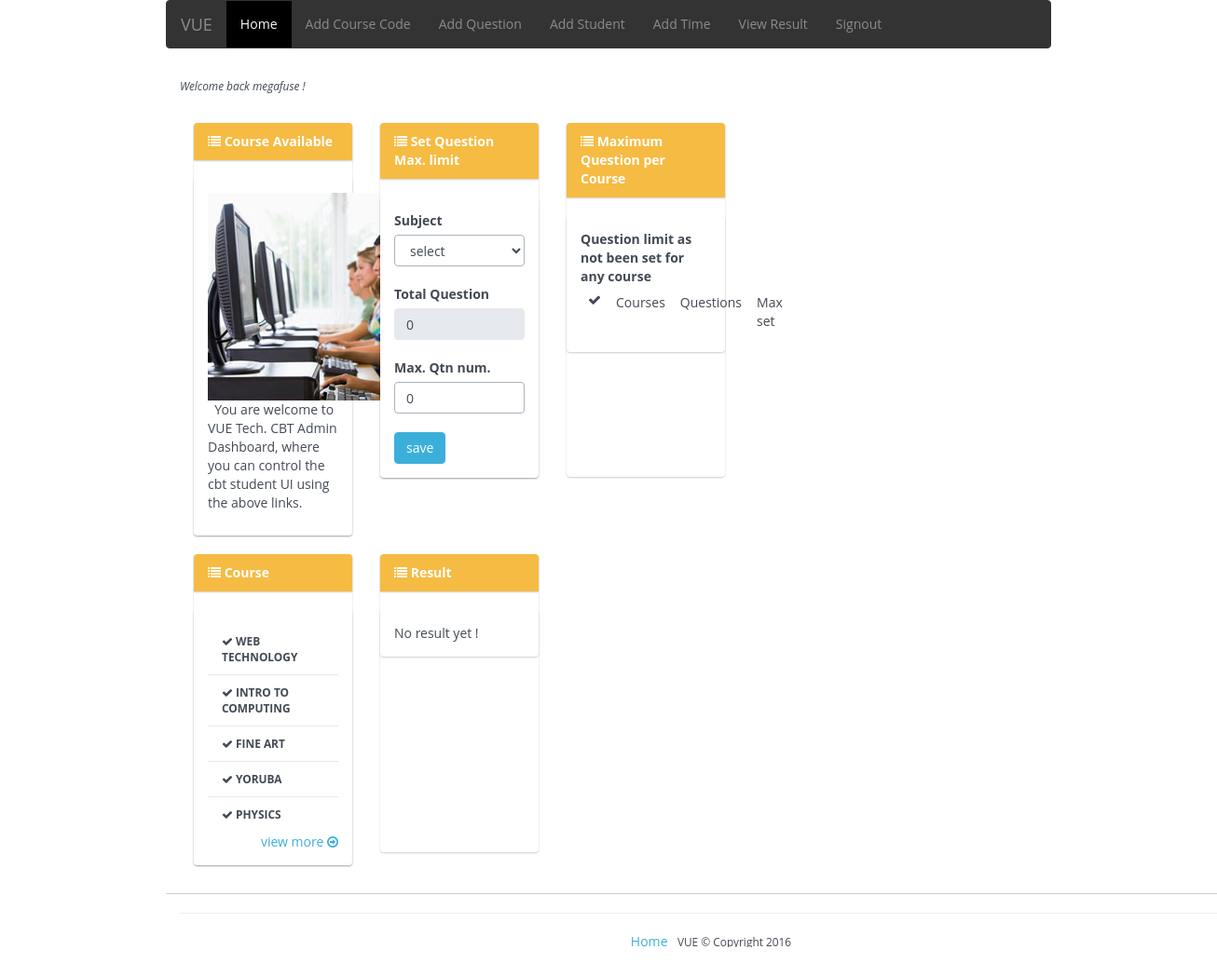
Screenshot of /dashboard/home.php (signed in) with the database file from the repository.
### tables this page shows
CREATE TABLE IF NOT EXISTS `exam_addsubject` (
`id` int(11) NOT NULL,
  `subject` varchar(200) NOT NULL,
  `date_created` varchar(50) NOT NULL
);

### db/Model.php (called while the page is built, shortened)
<?php
class Model {
    public $pdo;
    public function __construct() {
        try {
            $this -> pdo = new PDO('mysql:host=localhost;dbname=megafuse;charset=utf8mb4', 'root', 'root');
            $this -> pdo -> setAttribute(PDO::ATTR_ERRMODE, PDO::ERRMODE_EXCEPTION);
        } catch (PDOException $e) {
            trigger_error(' Unable to connect to Database !');
        }
    }
    public function find_by_sql($sql) {
        $query = $this-> pdo -> query($sql);
        return $query;
    }
}

### dashboard/home.php (the view, shortened to what this page needs)
<?php
require '../app/Render.php';
$db = new Model();
$location = "home";
?>
<!DOCTYPE html PUBLIC "-//W3C//DTD XHTML 1.0 Transitional//EN" "http://www.w3.org/TR/xhtml1/DTD/xhtml1-transitional.dtd">
<html xmlns="http://www.w3.org/1999/xhtml">
    <head>
        <link rel="stylesheet" href="../css/style2.css" type="text/css"/>
        <?php
        Render::load_lib_multiple('css/css/vendor/bootstrap.min.css', 'css/css/bootflat.min.css', 'css/signin.css', 'css/css/font-awesome.min.css', 'css/animate.css', 'css/main.css', 'jquery.js', 'Framework.js', 'app.js');
        ?>
    </head>
    <body>
        <div id="wrapper">
            <?php
            include "header.php";
            ?>
            <div style="line-height:40px;text-indent:20px;"  class="container">
                <small><em> Welcome back <?=htmlspecialchars($_SESSION['admin']) ?> !</em></small>
            </div>
            <div id="content"   class="container">
                <div class="nleft">
                    <div class="rows">
                        <div class="col-md-4">
                            <div class="panel panel-warning">
                                <div class="panel panel-heading">
                                    <b><i class="fa fa-list"></i> Course Available </b>
                                </div>
                                <div class="panel panel-body">
                                    <p>
                                        <img src="<?=BASE_URL ?>/images/computer-student.jpg" align="left" /> &nbsp; You are welcome to VUE Tech. CBT Admin Dashboard, where you can control the cbt student UI using the above links.
                                        <br/>
                                    </p>
                                </div>
                            </div>
                        </div>
                        <div class="col-md-4">
                            <div class="panel panel-warning o-height" style="min-height: 380px !important;">
                                <div class="panel panel-heading">
                                    <b><i class="fa fa-list"></i> Set Question Max. limit </b>
                                </div>
                                <div class="panel panel-body">
                                    <label>Subject</label>
                                    <select class="subject form-control">
                                        <option value="0">select</option>
                                    </select>
                                    <br/>
                                    <label>Total Question</label>
                                    <input type="text" id="subject_num" class="form-control" value="0" disabled/>
                                    <br/>
                                    <label>Max. Qtn num.</label>
                                    <input type="text" id="subject_add" class="form-control" value="0" />
                                    <Br/>
                                    <button id="save" class="btn btn-primary">
                                        save
                                    </button>
                                </div>
                            </div>
                        </div>
                        <div class="col-md-4 height" >
                            <div class="panel panel-warning" style="min-height: 380px !important;">
                                <div class="panel panel-heading">
                                    <b><i class="fa fa-list"></i> Maximum Question per Course </b>
                                </div>
                                <div class="panel panel-body">
                                    <table class="table">
                                        <tr>
                                            <td><i class="fa fa-check"></i></td>
                                            <td>Courses</td>
                                            <td>Questions</td>
                                            <td> Max set</td>
                                        </tr>
                                        <?php
                                        $qq = $db -> find_by_sql('SELECT * FROM qtn_limit ORDER BY id DESC');
                                        if ($qq -> rowCount() > 0) {
                                            while ($ft = $qq -> fetch()) {
                                                echo "<tr><td><i class='fa fa-check'></i></td><td>" . $ft['subject'] . "</td><td>" . $ft['qtn'] . "</td><td>" . $ft['max'] . "</td></tr>";
                                            }
                                        } else {
                                            echo "<b>Question limit as not been set for any course </b>";
                                        }
                                        ?>
                                    </table>
                                </div>
                            </div>
                        </div>
                    </div>
                    <div class="rows">
                        <div class="col-md-4">
                            <div class="panel panel-warning">
                                <div class="panel panel-heading">
                                    <b><i class="fa fa-list"></i> Course </b>
                                </div>
                                <div class="panel panel-body">
                                    <ul class="list-group">
                                        <?php
                                        $sql = $db -> find_by_sql('SELECT * FROM exam_addsubject ORDER BY id DESC LIMIT 5');
                                        if($sql -> rowCount() > 0 ):
                                        while($ft = $sql -> fetch()):
                                        ?>
                                        <li class="list-group-item">
                                            <small><b><i class="fa fa-check"></i> <?php print strtoupper($ft['subject'])?>
                                                </b></small>
                                        </li>
                                        <?php
                                        endwhile;
                                        endif;
                                        ?>
                                    </ul>
                                    <a href="#" class="pull-right">view more <i class="fa fa-arrow-circle-o-right"></i></b></a>
                                </div>
                            </div>
                        </div>
                        <div class="col-md-4">
                            <div class="panel panel-warning" style="min-height: 320px !important;">
                                <div class="panel panel-heading">
                                    <b><i class="fa fa-list"></i> Result </b>
                                </div>
                                <div class="panel panel-body">
                                    <ul class="list-group">
                                        <?php
                                        $sql = $db -> find_by_sql('SELECT * FROM tmp_question ORDER BY id DESC LIMIT 5');
                                        if($sql -> rowCount() > 0 ):
                                        while($ft = $sql -> fetch()):
                                        ?>
                                        <li class="list-group-item">
                                            <?php print $ft['user'] ?>
                                        </li>
                                        <?php
                                        endwhile;
                                        else:
                                        print "No result yet !";
                                        endif;
                                        ?>
                                    </ul>
                                </div>
                            </div>
                        </div>
                    </div>
                </div>
            </div>
            <?php
    require 'footer.php';
 ?>
        </div>
    </body>
</html>

### app/Render.php (shortened to what this page needs)
<?php
class Render {
    static function load_lib_multiple() {
         $args = func_get_args();
        $js = BASE_URL . '/javascript/';
        $css = BASE_URL . '/styles/';
         $save_list = '';
        foreach($args as $key => $value) {
            if(preg_match('/css/', $value)) {
                $save_list .= "<link rel=\"stylesheet\" href=\"" . $css . $value . "\"/>";
            } else if(preg_match('/js/', $value)) {
                $save_list .= "<script src=\"" . $js . $value . "\"></script>";
            }
        }
        print $save_list;
    }
}

### dashboard/header.php (shortened to what this page needs)
     <nav class="navbar navbar-inverse">
  <div class="container" style="color: #FFF">
     <a class="navbar-brand"> VUE </a>
			<ul class="nav navbar-nav">
        <li <?=($location =="home") ? 'class="active"' : '' ?>><a href="<?=NAV_URL?>/home.php">Home <span class="sr-only">(current)</span></a></li>
         <li  <?=($location =="subject") ? 'class="active"' : '' ?>><a href="<?=NAV_URL?>/addsubject.php">Add Course Code</a></li>
        <li  <?=($location =="adsubject") ? 'class="active"' : '' ?>><a href="<?=NAV_URL?>/add-question.php">Add Question</a></li>
        <li  <?=($location =="addstudent") ? 'class="active"' : '' ?>><a href="<?=NAV_URL?>/addstudent.php">Add Student </a></li>
        <li  <?=($location =="addTime") ? 'class="active"' : '' ?>><a href="<?=NAV_URL?>/addTime.php">Add Time </a></li>
        <li  <?=($location =="view") ? 'class="active"' : '' ?>><a href="<?=NAV_URL?>/view.php">View Result</a></li>
        <li><a href="<?=NAV_URL?>/logoff.php">Signout </a></li>
          </ul>
  </div>
</nav>

### dashboard/footer.php
<div id="footer" class="container" style="text-align: center">
           <hr/>
        <a href="home.php">Home</a>&nbsp;&nbsp;<small> VUE &copy; Copyright 2016  </small>
       </div>

### styles/css/style2.css (style rules this page uses)
body { margin:0px auto; font-family: sans-serif, arial, helvetica; font-size: 14px; }
#wrapper { width:950px; margin:auto; }
#content { margin-top:20px; }
.nleft { width:600px; float:left; }
#footer { margin-top:10px; border-top:1px solid #cccccc; }

### styles/css/signin.css (style rules this page uses)
body { padding-bottom: 40px; margin: 0px auto; }

### dashboard/home.php (style rules this page uses)
.o-height { min-height: 350px !important; }

### rows the page displays
exam_addsubject: subject "WEB TECHNOLOGY"
exam_addsubject: subject "INTRO TO COMPUTING"
exam_addsubject: subject "FINE ART"
exam_addsubject: subject "YORUBA"
exam_addsubject: subject "PHYSICS"

### other values shown
$_SESSION['admin'] "megafuse"
